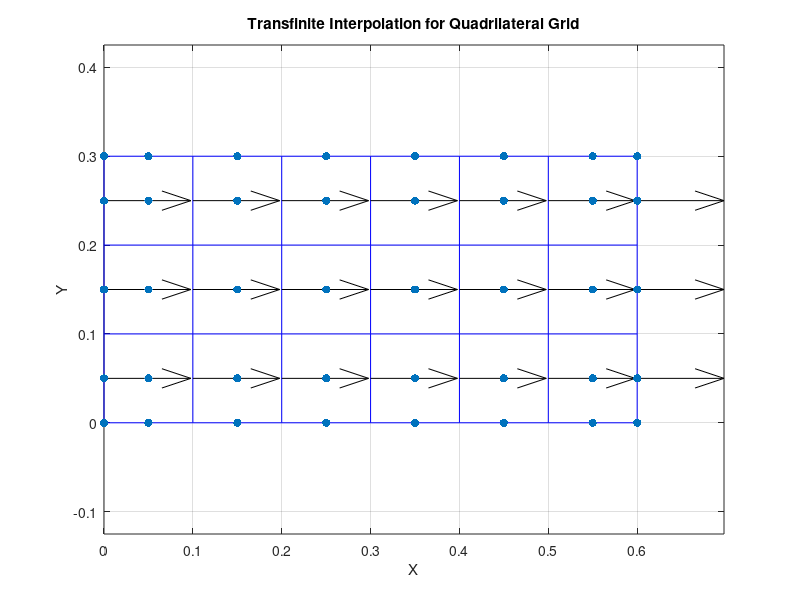

MATLAB code for this plot:
clear all
close all
clc

% Maximum number of iterations
max_iter = 10000;
tolerance = 10^-15;
lambda = 0.1; %under relaxation factor
iter = 0;


T_inf = 300;
h_inf = 20;

% Define the vertices of the quadrilateral
vertices = [0, 0; 0.6, 0; 0.6, 0.3; 0, 0.3];

% Discretization parameters
ny = 4; % Number of points along y
nx = 7; % Number of points along x

% Initialize matrices for grid points
X = zeros(ny, nx);
Y = zeros(ny, nx);

% Interpolation parameters
xi = linspace(0, 1, ny);
eta = linspace(0, 1, nx);

% Iterate over the grid points
for i = 1:ny
    for j = 1:nx
        % Interpolation along xi and eta axes
        xi_val = xi(i);
        eta_val = eta(j);

        % Transfinite interpolation formula for each coordinate
        X(i, j) = (1 - xi_val) * ((1 - eta_val) * vertices(1, 1) + eta_val * vertices(2, 1)) + ...
            xi_val * ((1 - eta_val) * vertices(4, 1) + eta_val * vertices(3, 1));
        Y(i, j) = (1 - eta_val) * ((1 - xi_val) * vertices(1, 2) + xi_val * vertices(4, 2)) + ...
            eta_val * ((1 - xi_val) * vertices(2, 2) + xi_val * vertices(3, 2));
    end
end

% Plot the quadrilateral grid
figure;
plot(X, Y, 'b-', X', Y', 'b-');
xlabel('X');
ylabel('Y');
title('Transfinite Interpolation for Quadrilateral Grid');
axis equal;
grid on;

%----------------------------------------------------------------------------------------------------------------------------------------------------------------------------------------------------------------------------------------------
% Centroids
Xc = zeros(ny-1,nx-1);
Yc = zeros(ny-1,nx-1);

for i=1:ny-1
    for j=1:nx-1
        Xc(i,j) = mean ([X(i,j), X(i,j+1),X(i+1,j),X(i+1,j+1)]);
        Yc(i,j) = mean ([Y(i,j), Y(i,j+1),Y(i+1,j),Y(i+1,j+1)]);
    end
end


%--------------------------------------------------------------------------------------------------------------------------------------------------------------------------------------------------------------------------------
% Face Centroids
Xfh = zeros(ny,nx-1);
Yfh = zeros(ny,nx-1);
Xfv = zeros(ny-1,nx);
Yfv = zeros(ny-1,nx);

for i=1:ny-1
    for j=1:nx
        Xfv(i,j) = mean ([X(i,j),X(i+1,j)]);
        Yfv(i,j) = mean ([Y(i,j),Y(i+1,j)]);

    end
end

for i=1:ny
    for j=1:nx-1
        Xfh(i,j) = mean ([X(i,j),X(i,j+1)]);
        Yfh(i,j) = mean ([Y(i,j),Y(i,j+1)]);
    end
end


%scatter(Xfh,Yfh,'filled','go');
%hold on
%scatter(Xfv,Yfv,'filled','bo');

%--------------------------------------------------------------------------------------------------------------------------------------------------------------------------------------------------------------------------------
%Centroids and centroids at Boundary Faces

Xfc = zeros(ny+1,nx+1);
Yfc = zeros(ny+1,nx+1);

Xfc(1,1) = vertices(1,1);
Yfc(1,1) = vertices(1,2);
Xfc(1,nx+1) = vertices(2,1);
Yfc(1,nx+1) = vertices(2,2);
Xfc(ny+1,nx+1) = vertices(3,1);
Yfc(ny+1,nx+1) = vertices(3,2);
Xfc(ny+1,1) = vertices(4,1);
Yfc(ny+1,1) = vertices(4,2);


for i=1:ny-1
    for j=1:nx-1

        %AB
        Xfc(1,j+1) = Xfh(1,j);
        Yfc(1,j+1) = Yfh(1,j);

        %CD
        Xfc(ny+1,j+1) = Xfh(ny,j);
        Yfc(ny+1,j+1) = Yfh(ny,j);

        %AD
        Xfc(i+1,1) = Xfv(i,1);
        Yfc(i+1,1) = Yfv(i,1);

        %BC
        Xfc(i+1,nx+1) = Xfv(i,nx);
        Yfc(i+1,nx+1) = Yfv(i,nx);

        %Internal Centroids
        Xfc(i+1,j+1) = Xc(i,j);
        Yfc(i+1,j+1) = Yc(i,j);
    end
end

hold on
scatter(Xfc,Yfc,'filled','ro');



%--------------------------------------------------------------------------------------------------------------------------------------------------------------------------------------------------------------------------------
% Centroids distance

de = zeros(ny+1,nx);
dn = zeros(ny,nx+1);


for i=1:ny+1
    for j=nx
    de(i,j) = sqrt((Xfc(i,j+1) - Xfc(i,j))^2 + (Yfc(i,j+1) - Yfc(i,j))^2);
    end
end

for i=1:ny
    for j=1:nx+1
        dn(i,j) = sqrt((Xfc(i+1,j) - Xfc(i,j))^2 + (Yfc(i+1,j) - Yfc(i,j))^2);
    end
end


%--------------------------------------------------------------------------------------------------------------------------------------------------------------------------------------------------------------------------------
% Areas (Volumes)

A = zeros(ny-1,nx-1);

p1 = zeros(ny-1,nx-1);
p2 = zeros(ny-1,nx-1);

for i=1:ny-1
    for j=1:nx-1

        p1(i,j) = abs((X(i+1,j)-X(i,j))*(Y(i,j+1)-Y(i,j))-(X(i,j+1)-X(i,j))*(Y(i+1,j)-Y(i,j)));
        p2(i,j) = abs((X(i+1,j+1)-X(i,j+1))*(Y(i+1,j+1)-Y(i+1,j))-(X(i+1,j+1)-X(i+1,j))*(Y(i+1,j+1)-Y(i,j+1)));
        A(i,j) = 0.5*(p1(i,j)+p2(i,j));
    end
end



%--------------------------------------------------------------------------------------------------------------------------------------------------------------------------------------------------------------------------------------
% Faces Areas

Afe = zeros(ny-1,nx);
Afn = zeros(ny,nx-1);


for i=1:ny-1
    for j=1:nx

        Afe(i,j) = sqrt((X(i+1,j) - X(i,j))^2 + (Y(i+1,j) - Y(i,j))^2);

    end
end

for i=1:ny
    for j=1:nx-1

        Afn(i,j) = sqrt((X(i,j+1) - X(i,j))^2 + (Y(i,j+1) - Y(i,j))^2);

    end
end

%--------------------------------------------------------------------------------------------------------------------------------------------------------------------------------------------------------------------------------------
% Normal Vectors

Sxe = zeros(ny-1,nx); % East Normal Vector coordinates
sxe = zeros(ny-1,nx);
Sye = zeros(ny-1,nx);
sye = zeros(ny-1,nx);

Sxn = zeros(ny,nx-1); % North Normal Vector coordinates
sxn = zeros(ny,nx-1);
Syn = zeros(ny,nx-1);
syn = zeros(ny,nx-1);


for i=1:ny-1
    for j=1:nx
        Sxe(i,j) = Y(i+1,j)-Y(i,j);
        Sye(i,j) = -X(i+1,j)+X(i,j);
        sxe(i,j) = Sxe(i,j)/sqrt((Y(i+1,j)-Y(i,j))^2 + (-X(i+1,j)+X(i,j))^2);
        sye(i,j) = Sye(i,j)/sqrt((Y(i+1,j)-Y(i,j))^2 + (-X(i+1,j)+X(i,j))^2);

    end
end


for i=1:ny
    for j=1:nx-1
        Sxn(i,j) = -Y(i,j+1)+Y(i,j);
        Syn(i,j) = X(i,j+1)-X(i,j);
        sxn(i,j) = Sxn(i,j)/sqrt((-Y(i,j+1)+Y(i,j))^2 + (X(i,j+1)-X(i,j))^2);
        syn(i,j) = Syn(i,j)/sqrt((-Y(i,j+1)+Y(i,j))^2 + (X(i,j+1)-X(i,j))^2);

    end
end

quiver(Xfv,Yfv,Sxe,Sye,'k');
%quiver(Xfh,Yfh,Sxn,Syn,'filled','k');



%--------------------------------------------------------------------------------------------------------------------------------------------------------------------------------------------------------------------------------------
% gDiff

g_Diffe = zeros(ny-1,nx);
g_Diffn = zeros(ny,nx-1);

for i=1:ny-1
    for j=1:nx

        g_Diffe(i,j) = Afe(i,j)/sqrt((Xfc(i+1,j+1) - Xfc(i+1,j))^2 + (Yfc(i+1,j+1) - Yfc(i+1,j))^2);

    end
end

for i=1:ny
    for j=1:nx-1

        g_Diffn(i,j) = Afn(i,j)/sqrt((Xfc(i+1,j+1) - Xfc(i,j+1))^2 + (Yfc(i+1,j+1) - Yfc(i,j+1))^2);

    end
end

%--------------------------------------------------------------------------------------------------------------------------------------------------------------------------------------------------------------------------------------
% Interpolation factors

ge = zeros(ny-1,nx); % for east faces
gn = zeros(ny,nx-1); % for north faces


for i=1:ny-1

    ge(i,1) = 1;
    ge(i,nx) = 1;

    for j=2:nx-1
        ge(i,j) = (A(i,j-1))/(A(i,j-1) + A(i,j));
    end
end


for j=1:nx-1

    gn(1,j) = 1;
    gn(ny,j) = 1;

    for i=2:ny-1
        gn(i,j) = (A(i-1,j))/(A(i-1,j) + A(i,j));
    end
end


%---------------------------------------------------------------------------------------------------------------------------------------------------------------------------------------------------------------------------------------
gamma_c = zeros (size(Xfc));
gamma_fe = zeros (ny-1,nx);
gamma_fn = zeros(ny,nx-1);

% Finding Gammas at centroids

for i=1:ny+1
    for j=1:2
        gamma_c(i,j) = 10^-3;
    end
end

for i=1:ny+1
    for j=3:nx+1
        gamma_c(i,j) = 10^2;
    end
end
    % for i=1:ny+1
    %     for j=1:nx+1
    %         %gamma_c(i,j) = T(i,j)* (Xfc(i,j)^2 + exp(0.1*Yfc(i,j)))/400;
    %         gamma_c(i,j) = 1;
    %     end
    % end

%---------------------------------------------------------------------------------------------------------------------------------------------------------------------------------------------------------------------------------------
    % Finding Gammas at face centroids using interpolation

    %--------------------------
    % East


    for i=1:ny-1

        gamma_fe(i,1) = gamma_c(i+1,1);
        gamma_fe(i,nx) = gamma_c(i+1,nx+1);

        for j=2:nx-1
            gamma_fe(i,j) = gamma_c(i+1,j)*gamma_c(i+1,j+1)/((1 - ge(i,j))*gamma_c(i+1,j) + ge(i,j)*gamma_c(i+1,j+1));
        end
    end

    %-------------------------
    % North


    for j=1:nx-1

        gamma_fn(1,j) = gamma_c(1,j+1);
        gamma_fn(ny,j) = gamma_c(ny+1,j+1);

        for i=2:ny-1
            gamma_fn(i,j) = gamma_c(i,j+1)*gamma_c(i+1,j+1)/((1 - gn(i,j))*gamma_c(i,j+1) + gn(i,j)*gamma_c(i+1,j+1));
        end
    end
%---------------------------------------------------------------------------------------------------------------------------------------------------------------------------------------------------------------------------------------
% Initial guess for the temperature

Told = zeros(ny+1,nx+1);
T = 400 * ones (ny+1,nx+1); % at the centroids and the boundary faces centroids
T(1,:) = 320;
T(ny+1,:) = 320;
T(:,nx+1) = 300;
T(:,1) = 300;
error = 900;

%---------------------------------------------------------------------------------------------------------------------------------------------------------------------------------------------------------------------------------------
% coefficients

aE = zeros(ny+1,nx+1);
aW = zeros(ny+1,nx+1);
aN = zeros(ny+1,nx+1);
aS = zeros(ny+1,nx+1);
aC = zeros(ny+1,nx+1);
bC = zeros(ny+1,nx+1);
grad_Txe = zeros(ny-1,nx);
grad_Tye = zeros(ny-1,nx);
grad_Txn = zeros(ny,nx-1);
grad_Tyn = zeros(ny,nx-1);

Tfe = zeros (ny-1,nx);
Tfn = zeros(ny,nx-1);
Sc = zeros (size(Xfc));
grad_Tx = zeros(ny+1,nx+1);
grad_Ty = zeros(ny+1,nx+1);
fluxCb = zeros(ny-1,nx);
fluxVb = zeros(ny-1,nx);


%----------------------------------------------------------------------------------------------------------------------------------------------------------------------------------------------------------------------
% HERE THE LOOP SHOULD START
% 
while error>tolerance && iter<max_iter


%------------------------------------------------------------------------------------------------------------------------------------------------------------------------------------------------------------------------------------------------
    % Temperature at the faces

    % East

    
    for i=1:ny-1

        Tfe(i,1) = T(i+1,1);
        Tfe(i,nx) = T(i+1,nx+1);

        for j=2:nx-1
            Tfe(i,j) = (1 - ge(i,j))*T(i+1,j) + ge(i,j)*T(i+1,j+1);
        end
    end

    % North


    for j=1:nx-1

        Tfn(1,j) = T(1,j+1);
        Tfn(ny,j) = T(ny+1,j+1);

        for i=2:ny-1
            Tfn(i,j) = (1 - gn(i,j))*T(i,j+1) + gn(i,j)*T(i+1,j+1);
        end
    end


%-------------------------------------------------------------------------------------------------------------------------------------------------------------------------------------------------------------------------------------------------
    % Source term at centroids


    for i=1:ny+1
        for j=1:nx+1
            Sc(i,j) = (T(i,j)* (2*Xfc(i,j) - 0.2*Yfc(i,j)))/400;
            Sc(i,j) = 0;
           
        end
    end


%--------------------------------------------------------------------------------------------------------------------------------------------------------------------------------------------------------------------------------------------
    % Gradient of temperature at the centroids

    
    for i=2:ny
        for j=2:nx
            grad_Tx(i,j) = (-Tfe(i-1,j-1)*Sxe(i-1,j-1) + Tfe(i-1,j)*Sxe(i-1,j) - Tfn(i-1,j-1)*Sxn(i-1,j-1) + Tfn(i,j-1)*Sxn(i,j-1))/A(i-1,j-1);
            grad_Ty(i,j) = (-Tfe(i-1,j-1)*Sye(i-1,j-1) + Tfe(i-1,j)*Sye(i-1,j) - Tfn(i-1,j-1)*Syn(i-1,j-1) + Tfn(i,j-1)*Syn(i,j-1))/A(i-1,j-1);
            %grad_Tx(i,j) = 1;
            %grad_Ty(i,j) = 1;

        end
    end

    % West Boundary
    grad_Tx(:,1) = grad_Tx(:,2);
    grad_Ty(:,1) = grad_Ty(:,2);

    % South Boundary
    grad_Tx(1,:) = grad_Tx(2,:);
    grad_Ty(1,:) = grad_Ty(2,:);

    % East Boundary
    grad_Tx(:,nx+1) = grad_Tx(:,nx);
    grad_Ty(:,nx+1) = grad_Ty(:,nx);

    % North Boundary
    grad_Tx(ny+1,:) = 0;
    grad_Ty(ny+1,:) = 0;


%--------------------------------------------------------------------------------------------------------------------------------------------------------------------------------------------------------------------------------------------
    % Gradient of temperature at the faces

    for i=1:ny-1

        grad_Txe(i,1) = grad_Tx(i+1,1);
        grad_Tye(i,1) = grad_Ty(i+1,1);
        grad_Txe(i,nx) = grad_Tx(i+1,nx+1);
        grad_Tye(i,nx) = grad_Ty(i+1,nx+1);


        for j=2:nx-1

            grad_Txe(i,j) = (1 - ge(i,j))*grad_Tx(i+1,j) + ge(i,j)*grad_Tx(i+1,j+1);
            grad_Tye(i,j) = (1 - ge(i,j))*grad_Ty(i+1,j) + ge(i,j)*grad_Ty(i+1,j+1);

        end
    end

    for j=1:nx-1

        grad_Txn(1,j) = grad_Tx(1,j+1);
        grad_Tyn(1,j) = grad_Ty(1,j+1);
        grad_Txn(ny,j) = grad_Tx(ny+1,j+1);
        grad_Tyn(ny,j) = grad_Ty(ny+1,j+1);

        for i=2:ny-1

            grad_Txn(i,j) = (1-gn(i,j))*grad_Tx(i,j+1) + gn(i,j)*grad_Tx(i+1,j+1);
            grad_Tyn(i,j) = (1-gn(i,j))*grad_Ty(i,j+1) + gn(i,j)*grad_Ty(i+1,j+1);

        end
    end

%---------------------------------------------------------------------------------------------------------------------------------------------------------------------------------------------------------------------------------
    % Loop for inner elements:

    for i=3:ny-1
        for j=3:nx-1

            aE(i,j) = - gamma_fe(i-1,j) * g_Diffe(i-1,j);
            aW(i,j) = - gamma_fe(i-1,j-1) * g_Diffe(i-1,j-1);
            aN(i,j) = - gamma_fn(i,j-1) * g_Diffn(i,j-1);
            aS(i,j) = - gamma_fn(i-1,j-1) * g_Diffn(i-1,j-1);
            aC(i,j) = -(aE(i,j) + aW(i,j) + aN(i,j) + aS(i,j));
            bC(i,j) = 0;

        end
    end

    % Loop for WEST elements without vertices: DIRICHLET T = 320 K

    for j=2
        for i=3:ny-1
            aE(i,j) = - gamma_fe(i-1,j) * g_Diffe(i-1,j);
            aW(i,j) = - gamma_fe(i-1,j-1) * g_Diffe(i-1,j-1);
            aN(i,j) = - gamma_fn(i,j-1) * g_Diffn(i,j-1);
            aS(i,j) = - gamma_fn(i-1,j-1) * g_Diffn(i-1,j-1);
            aC(i,j) = -(aE(i,j) +  aN(i,j) + aS(i,j) + aW(i,j));
            bC(i,j) = 0 -320*aW(i,j);
            aW(i,j) = 0;
        end
    end


    % Loop over SOUTH elements without vertices: Von Neumman q = 100

    for i=2
        for j=3:nx-1
            aE(i,j) = - gamma_fe(i-1,j) * g_Diffe(i-1,j);
            aW(i,j) = - gamma_fe(i-1,j-1) * g_Diffe(i-1,j-1);
            aN(i,j) = - gamma_fn(i,j-1) * g_Diffn(i,j-1);
            aS(i,j) = - gamma_fn(i-1,j-1) * g_Diffn(i-1,j-1);
            aC(i,j) = -(aE(i,j) + aN(i,j) + aW(i,j));
            bC(i,j) = 0 - 100*Afn(i-1,j-1);
            aS(i,j) = 0;

        end
    end

    % Loop over NORTH elements without vertices: mixed

    for i=ny
        for j=3:nx-1
            Req = h_inf*gamma_fn(i,j-1)*Afn(i,j-1)/(sqrt((Xfc(i+1,j) - Xfc(i,j))^2 + (Yfc(i+1,j) - Yfc(i,j))^2));
            Req = Req/(h_inf + gamma_fn(i,j-1)/(sqrt((Xfc(i+1,j) - Xfc(i,j))^2 + (Yfc(i+1,j) - Yfc(i,j))^2)));
            aE(i,j) = - gamma_fe(i-1,j) * g_Diffe(i-1,j);
            aW(i,j) = - gamma_fe(i-1,j-1) * g_Diffe(i-1,j-1);
            aN(i,j) = 0;
            aS(i,j) = - gamma_fn(i-1,j-1) * g_Diffn(i-1,j-1);
            aC(i,j) = -(aE(i,j) + aW(i,j) + aS(i,j)) + Req;
            bC(i,j) = 0 + Req*T_inf;
            

        end
    end

    % Loop over EAST elements without vertices: Zero Flux

        
    for j=nx
        for i=3:ny-1

            aE(i,j) = - gamma_fe(i-1,j) * g_Diffe(i-1,j);
            aW(i,j) = - gamma_fe(i-1,j-1) * g_Diffe(i-1,j-1);
            aN(i,j) = - gamma_fn(i,j-1) * g_Diffn(i,j-1);
            aS(i,j) = - gamma_fn(i-1,j-1) * g_Diffn(i-1,j-1);
            aC(i,j) = -(aW(i,j) + aN(i,j) + aS(i,j));
            bC(i,j) = 0 ;
            aE(i,j) = 0;

        end
    end

%------------------------------------------------------------------------------------------------------------------------------------------------------------------------------------------------------------------

    % WEST - SOUTH CORNER

    for j=2
        for i=2
            aE(i,j) = - gamma_fe(i-1,j) * g_Diffe(i-1,j);
            aW(i,j) = - gamma_fe(i-1,j-1) * g_Diffe(i-1,j-1);
            aN(i,j) = - gamma_fn(i,j-1) * g_Diffn(i,j-1);
            aS(i,j) = - gamma_fn(i-1,j-1) * g_Diffn(i-1,j-1);
            aC(i,j) = -(aE(i,j)  + aN(i,j) + aW(i,j));
            bC(i,j) = -320*aW(i,j);
            aW(i,j) = 0;
            aS(i,j) = 0;

        end
    end


%------------------------------------------------------------------------------------------------------------------------------------------------------------------------------------------------------------

    % EAST - NORTH CORNER

    for j=nx
        for i=ny
            Req = h_inf*gamma_fn(i,j-1)*Afn(i,j-1)/(sqrt((Xfc(i+1,j) - Xfc(i,j))^2 + (Yfc(i+1,j) - Yfc(i,j))^2));
            Req = Req/(h_inf + gamma_fn(i,j-1)/(sqrt((Xfc(i+1,j) - Xfc(i,j))^2 + (Yfc(i+1,j) - Yfc(i,j))^2)));
            aE(i,j) = 0;
            aW(i,j) = - gamma_fe(i-1,j-1) * g_Diffe(i-1,j-1);
            aN(i,j) = 0;
            aS(i,j) = - gamma_fn(i-1,j-1) * g_Diffn(i-1,j-1);
            aC(i,j) = -(aW(i,j) + aS(i,j))  + Req;
            bC(i,j) = 0 + Req*T_inf;
            
            
        end
    end

%------------------------------------------------------------------------------------------------------------------------------------------------------------------------------------------------------------

    % EAST - SOUTH CORNER

    for j=nx
        for i=2

            aE(i,j) = 0;
            aW(i,j) = - gamma_fe(i-1,j-1) * g_Diffe(i-1,j-1);
            aN(i,j) = - gamma_fn(i,j-1) * g_Diffn(i,j-1);
            aS(i,j) = - gamma_fn(i-1,j-1) * g_Diffn(i-1,j-1);
            aC(i,j) = -(aW(i,j) + aN(i,j)) ;
            bC(i,j) = 0 - 100*Afn(i-1,j-1);
            aS(i,j) = 0;
        

        end
    end

%------------------------------------------------------------------------------------------------------------------------------------------------------------------------------------------------------------

    % WEST - NORTH CORNER

    for j=2
        for i=ny
            Req = h_inf*gamma_fn(i,j-1)*Afn(i,j-1)/(sqrt((Xfc(i+1,j) - Xfc(i,j))^2 + (Yfc(i+1,j) - Yfc(i,j))^2));
            Req = Req/(h_inf + gamma_fn(i,j-1)/(sqrt((Xfc(i+1,j) - Xfc(i,j))^2 + (Yfc(i+1,j) - Yfc(i,j))^2)));
            aE(i,j) = - gamma_fe(i-1,j) * g_Diffe(i-1,j);
            aW(i,j) = - gamma_fe(i-1,j-1) * g_Diffe(i-1,j-1);
            aN(i,j) = - gamma_fn(i,j-1) * g_Diffn(i,j-1);
            aS(i,j) = - gamma_fn(i-1,j-1) * g_Diffn(i-1,j-1);
            aC(i,j) = -(aE(i,j)  + aS(i,j)+ aW(i,j)) + Req ;
            bC(i,j) = 0 + Req*T_inf - 320*aW(i,j);
            aN(i,j) = 0;
            aW(i,j) = 0;

        end
    end
%------------------------------------------------------------------------------------------------------------------------------------------------------------------------------------------------------------

% SOlVER: Gauss Seidel



    for i=2:ny
        for j=2:nx

            Told(i,j) = T(i,j);

            T(i,j) = Told(i,j) + lambda*((bC(i,j) - aE(i,j)*Told(i,j+1) - aN(i,j)*Told(i+1,j) - aW(i,j)*Told(i,j-1) - aS(i,j)*Told(i-1,j))/aC(i,j) - Told(i,j));

            error = abs(T(i,j) - Told(i,j));


        end
    end


    iter = iter+1;
end

T

